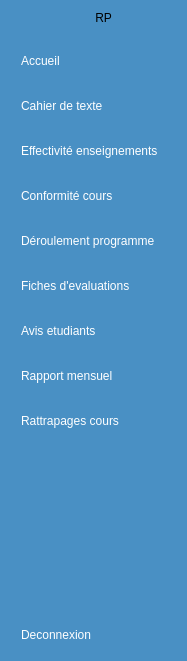
  <widget class="QWidget" name="icon_name_widget" native="true">
   <property name="geometry">
    <rect>
     <x>53</x>
     <y>9</y>
     <width>187</width>
     <height>661</height>
    </rect>
   </property>
   <property name="maximumSize">
    <size>
     <width>200</width>
     <height>16777215</height>
    </size>
   </property>
   <property name="styleSheet">
    <string notr="true">QWidget{
	background-color: rgb(73, 144, 196);
}

QPushButton{
	text-align:left;
	color: white;
	height: 30px;
	border:none;
	font-family: &quot;Comic Sans MS&quot;, cursive, sans-serif; 
	font-size: 12px; 
    padding-left:10px;
	border-top-left-radius:10px;
	border-bottom-left-radius:10px;
}

QPushButton:checked{
	background-color: #F5FAFE;
	color: #1F95EF;
	font-weight:bold;
}</string>
   </property>
   <layout class="QVBoxLayout" name="verticalLayout_4">
    <property name="rightMargin">
     <number>0</number>
    </property>
    <item>
     <layout class="QHBoxLayout" name="horizontalLayout_3">
      <property name="rightMargin">
       <number>20</number>
      </property>
      <item>
       <widget class="QLabel" name="label_2">
        <property name="styleSheet">
         <string notr="true">image: url(:/logo pers.jpeg);</string>
        </property>
        <property name="text">
         <string/>
        </property>
       </widget>
      </item>
      <item>
       <widget class="QLabel" name="label_3">
        <property name="text">
         <string> RP</string>
        </property>
       </widget>
      </item>
     </layout>
    </item>
    <item>
     <layout class="QVBoxLayout" name="verticalLayout">
      <property name="spacing">
       <number>15</number>
      </property>
      <property name="topMargin">
       <number>15</number>
      </property>
      <item>
       <widget class="QPushButton" name="Accueil_2">
        <property name="text">
         <string>Accueil</string>
        </property>
        <property name="icon">
         <iconset>
          <normaloff>Images/page-accueil.png</normaloff>Images/page-accueil.png</iconset>
        </property>
        <property name="checkable">
         <bool>true</bool>
        </property>
        <property name="autoExclusive">
         <bool>true</bool>
        </property>
       </widget>
      </item>
      <item>
       <widget class="QPushButton" name="Cahier_2">
        <property name="text">
         <string>Cahier de texte</string>
        </property>
        <property name="icon">
         <iconset>
          <normaloff>Images/cahier-de-texte.png</normaloff>Images/cahier-de-texte.png</iconset>
        </property>
        <property name="checkable">
         <bool>true</bool>
        </property>
        <property name="autoExclusive">
         <bool>true</bool>
        </property>
       </widget>
      </item>
      <item>
       <widget class="QPushButton" name="Effectivite_2">
        <property name="text">
         <string>Effectivité enseignements</string>
        </property>
        <property name="icon">
         <iconset>
          <normaloff>Images/enseignement.png</normaloff>Images/enseignement.png</iconset>
        </property>
        <property name="checkable">
         <bool>true</bool>
        </property>
        <property name="autoExclusive">
         <bool>true</bool>
        </property>
       </widget>
      </item>
      <item>
       <widget class="QPushButton" name="Conformite_2">
        <property name="text">
         <string>Conformité cours</string>
        </property>
        <property name="icon">
         <iconset>
          <normaloff>Images/conformite.png</normaloff>Images/conformite.png</iconset>
        </property>
        <property name="checkable">
         <bool>true</bool>
        </property>
        <property name="autoExclusive">
         <bool>true</bool>
        </property>
       </widget>
      </item>
      <item>
       <widget class="QPushButton" name="Deroulement_2">
        <property name="text">
         <string>Déroulement programme</string>
        </property>
        <property name="icon">
         <iconset>
          <normaloff>Images/verifier.png</normaloff>Images/verifier.png</iconset>
        </property>
        <property name="checkable">
         <bool>true</bool>
        </property>
        <property name="autoExclusive">
         <bool>true</bool>
        </property>
       </widget>
      </item>
      <item>
       <widget class="QPushButton" name="Fiches_2">
        <property name="text">
         <string>Fiches d'evaluations</string>
        </property>
        <property name="icon">
         <iconset>
          <normaloff>Images/bonne-note.png</normaloff>Images/bonne-note.png</iconset>
        </property>
        <property name="checkable">
         <bool>true</bool>
        </property>
        <property name="autoExclusive">
         <bool>true</bool>
        </property>
       </widget>
      </item>
      <item>
       <widget class="QPushButton" name="Avis_2">
        <property name="text">
         <string>Avis etudiants</string>
        </property>
        <property name="icon">
         <iconset>
          <normaloff>Images/avis-client.png</normaloff>Images/avis-client.png</iconset>
        </property>
        <property name="checkable">
         <bool>true</bool>
        </property>
        <property name="autoExclusive">
         <bool>true</bool>
        </property>
       </widget>
      </item>
      <item>
       <widget class="QPushButton" name="Rapport_2">
        <property name="text">
         <string>Rapport mensuel</string>
        </property>
        <property name="icon">
         <iconset>
          <normaloff>Images/rapport-dactivite.png</normaloff>Images/rapport-dactivite.png</iconset>
        </property>
        <property name="checkable">
         <bool>true</bool>
        </property>
        <property name="autoExclusive">
         <bool>true</bool>
        </property>
       </widget>
      </item>
      <item>
       <widget class="QPushButton" name="Rattrapages_2">
        <property name="text">
         <string>Rattrapages cours</string>
        </property>
        <property name="icon">
         <iconset>
          <normaloff>Images/calendrier.png</normaloff>Images/calendrier.png</iconset>
        </property>
        <property name="checkable">
         <bool>true</bool>
        </property>
        <property name="autoExclusive">
         <bool>true</bool>
        </property>
       </widget>
      </item>
     </layout>
    </item>
    <item>
     <spacer name="verticalSpacer_2">
      <property name="orientation">
       <enum>Qt::Vertical</enum>
      </property>
      <property name="sizeHint" stdset="0">
       <size>
        <width>18</width>
        <height>168</height>
       </size>
      </property>
     </spacer>
    </item>
    <item>
     <widget class="QPushButton" name="pushButton_25">
      <property name="text">
       <string>Deconnexion</string>
      </property>
      <property name="icon">
       <iconset>
        <normaloff>Images/sortir.png</normaloff>Images/sortir.png</iconset>
      </property>
      <property name="checkable">
       <bool>true</bool>
      </property>
     </widget>
    </item>
   </layout>
  </widget>
